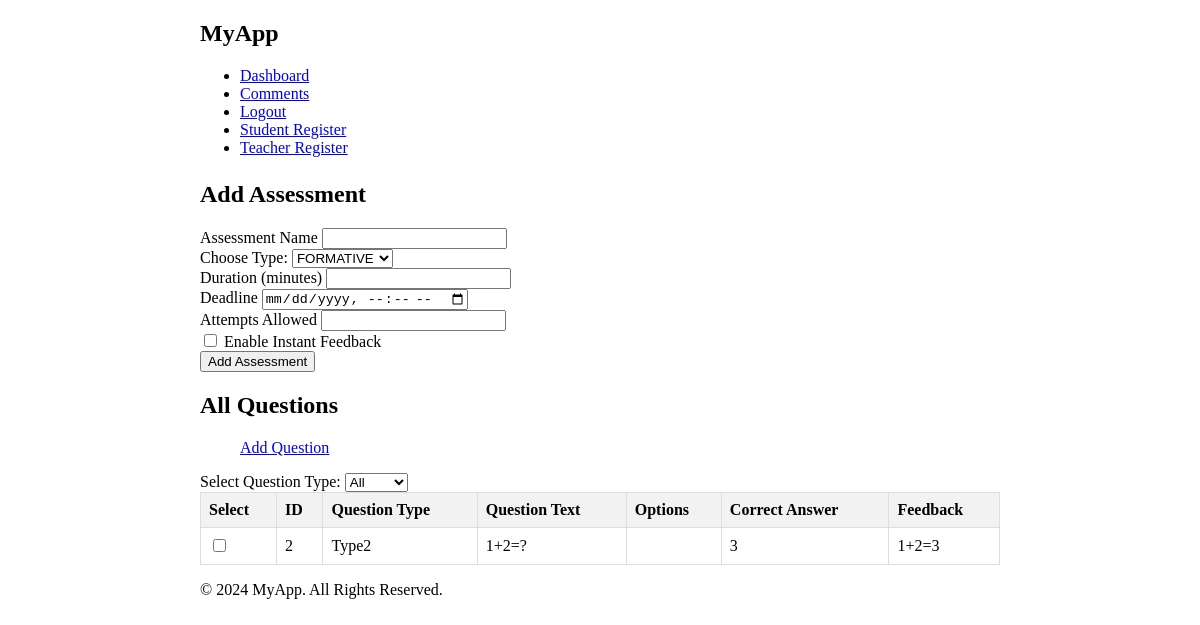
Before: /add_assessment with the older database file.
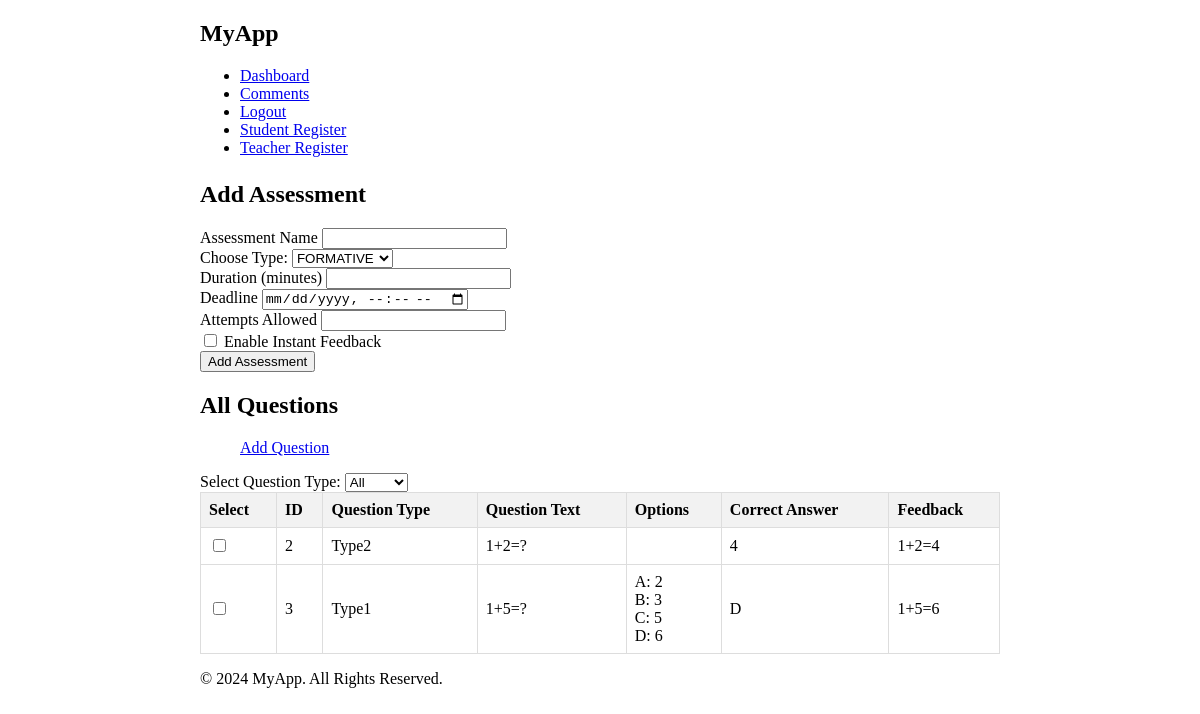
After: the same page with the newer database file.
### app/models/question.py (models this page shows)
class Question(db.Model):
    id = db.Column(db.Integer, primary_key=True)
    question_text = db.Column(db.Text, nullable=False)
    option_a = db.Column(db.String(200), nullable=False)
    option_b = db.Column(db.String(200), nullable=False)
    option_c = db.Column(db.String(200), nullable=False)
    option_d = db.Column(db.String(200), nullable=False)
    correct_option = db.Column(db.String(100), nullable=False)
    correct_answer = db.Column(db.Text, nullable=False)
    feedback = db.Column(db.Text, nullable=False)
    question_type = db.Column(db.String(50), nullable=False)

### app/routes/teacher_routes.py (the view, shortened to what this page needs)
@app.route('/add_assessment', methods=['GET', 'POST'])
def add_assessment():
    questions = Question.query.all()
    return render_template('add_assessment.html', questions=questions)

### app/templates/add_assessment.html (shortened to what this page needs)
{% extends "base.html" %}
{% block content %}
<div class="container">
    <h2>Add Assessment</h2>
    <form action="{{ url_for('add_assessment') }}" method="post" id="add-assessment-form">
        <div class="mb-3">
            <label for="name" class="form-label">Assessment Name</label>
            <input type="text" class="form-control" id="name" name="name" required>
        </div>
        <div class="mb-3">
            <label for="assessment_type">Choose Type:</label>
            <select class="form-control" id="assessment_type" name="assessment_type" required>
                <option value="FORMATIVE">FORMATIVE</option>
            </select>
        </div>
        <div class="mb-3">
            <label for="duration" class="form-label">Duration (minutes)</label>
            <input type="number" class="form-control" id="duration" name="duration" required>
        </div>
        <div class="mb-3">
            <label for="deadline" class="form-label">Deadline</label>
            <input type="datetime-local" class="form-control" id="deadline" name="deadline" required>
        </div>
        <div class="mb-3">
            <label for="attempts" class="form-label">Attempts Allowed</label>
            <input type="number" class="form-control" id="attempts" name="attempts" required>
        </div>
        <div class="mb-3">
            <div class="form-check">
                <input class="form-check-input" type="checkbox" id="feedback" name="feedback">
                <label class="form-check-label" for="feedback">
                    Enable Instant Feedback
                </label>
            </div>
        </div>
        <button type="submit" class="btn btn-primary" id="add-assessment-btn">Add Assessment</button>
    </form>
</div>
<div class="container">
    <h2>All Questions</h2>
    <ul>
        <li style="list-style-type: none"><a href="{{ url_for('add_question') }}" class="btn btn-success">Add Question</a></li>
    </ul>
    <form action="{{ url_for('manage_questions') }}" method="get" class="mb-3">
        <label for="type">Select Question Type:</label>
        <select name="type" id="questions" class="form-select" onchange="this.form.submit()">
            <option value="all" {% if selected_type == 'all' %}selected{% endif %}>All</option>
        </select>
    </form>
    <form method="post">
        <table class="custom-table">
            <thead>
                <tr>
                    <th>Select</th>
                    <th>ID</th>
                    <th>Question Type</th>
                    <th>Question Text</th>
                    <th>Options</th>
                    <th>Correct Answer</th>
                    <th>Feedback</th>
                </tr>
            </thead>
            <tbody>
                {% for question in questions %}
                <tr>
                    <td><input type="checkbox" name="selected_questions[]" value="{{ question.id }}"></td>
                    <td>{{ question.id }}</td>
                    <td>{{ question.question_type }}</td>
                    <td>{{ question.question_text }}</td>
                    <td>
                        {% if question.question_type=='Type1' %}
                        A: {{ question.option_a }}<br>
                        B: {{ question.option_b }}<br>
                        C: {{ question.option_c }}<br>
                        D: {{ question.option_d }}
                        {% endif %}
                    </td>
                    <td>
                        {% if question.question_type=='Type1' %}
                        {{ question.correct_option }}
                        {% endif %}
                        {% if question.question_type=='Type2' %}
                        {{ question.correct_answer }}
                        {% endif %}
                    </td>
                    <td>{{ question.feedback }}</td>
                </tr>
                {% endfor %}
            </tbody>
        </table>
    </form>
</div>
{% endblock %}

Changed rows visible on the page:
changed Question "Type2": correct_answer "3" → "4"; feedback "1+2=3" → "1+2=4"
added Question: id "3", question_type "Type1", question_text "1+5=?", option_a "2", option_b "3", option_c "5", option_d "6", correct_option "D", feedback "1+5=6"
